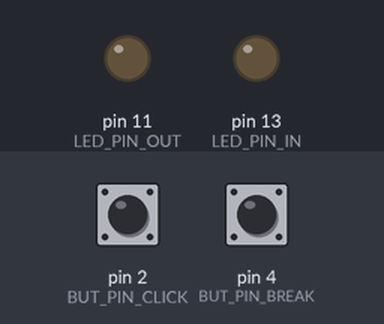
Simulated run of this sketch. Board: Arduino Uno, built with avr-gcc and run on an emulated ATmega328P. On the bench: output pins drawn as LEDs (lit = HIGH). Inputs (shaded band) come from the test bench; at power-on: pin 4 (BUT_PIN_BREAK) HIGH, pin 2 (BUT_PIN_CLICK) HIGH.

Above: at 1.2 s.
1.3 s: pin 4 (BUT_PIN_BREAK) pulled LOW for 1 s
At 2.4 s:
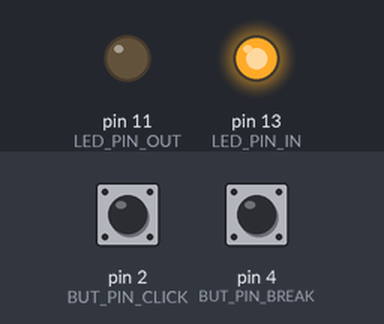
3.8 s: pin 4 (BUT_PIN_BREAK) pulled LOW for 3.2 s
Timing chart, 0 to 6.8 s (numbered marks = the images above; inputs shaded):
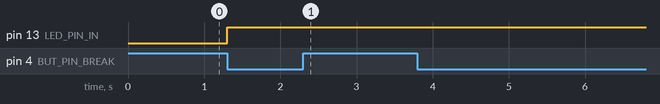

Measured:
- after the input at 1.3 s, pin 13 (LED_PIN_IN): LOW → HIGH at once

The sketch:

conta_click.ino
```cpp
#define LED_PIN_OUT 11
#define LED_PIN_IN 13
#define BUT_PIN_BREAK 4
#define BUT_PIN_CLICK 2

int est_led_out = 0;
int est_led_in = 0;
int est_but_break = 0;
int cont = 0;

void setup() {
  // put your setup code here, to run once:
  pinMode(LED_PIN_OUT, OUTPUT);
  pinMode(LED_PIN_IN, OUTPUT);
  pinMode(BUT_PIN_BREAK, INPUT);
  pinMode(BUT_PIN_CLICK, INPUT);

}

void pisca(int q) {
  if(q>0) {
    digitalWrite(LED_PIN_OUT, HIGH);
    delay(500);
    digitalWrite(LED_PIN_OUT, LOW);
    delay(500);
    pisca(q-1);
  }
}

void loop() {
  // put your main code here, to run repeatedly:
  if(!digitalRead(BUT_PIN_BREAK)) {
    digitalWrite(LED_PIN_IN, HIGH);
    est_but_break = 1;
    while(est_but_break) {
      delay(100);
      if(!digitalRead(BUT_PIN_CLICK)) {
        cont++;
      }
      else if(!digitalRead(BUT_PIN_BREAK)) {
        digitalWrite(LED_PIN_IN, LOW);
        est_but_break = 0;
      }
    }
  }
  pisca(cont);
  cont = 0;

}
```
